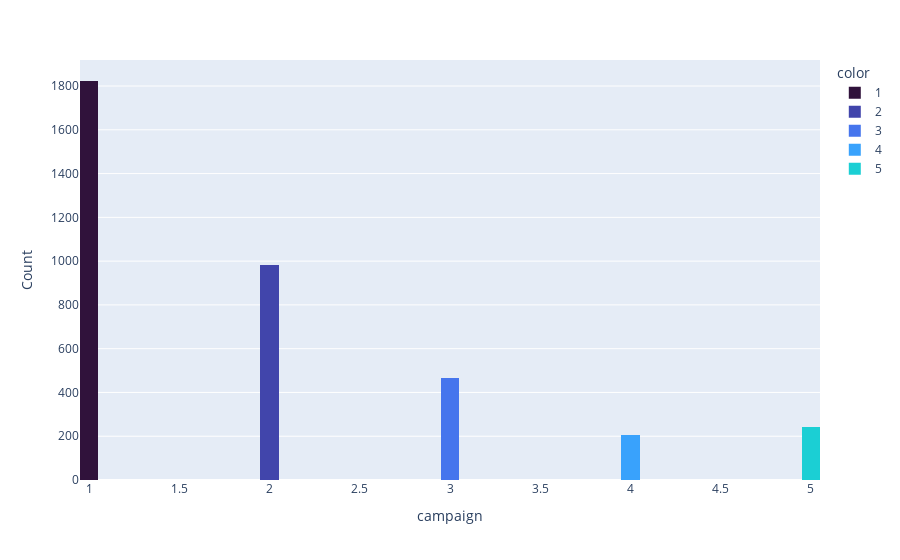

The notebook cell this image was saved under:
### Markdown cell above
**Number of Calls per Campaign**

### Code cell
fig3 = px.histogram(x = bank['campaign'],color = bank.campaign,nbins=50,color_discrete_sequence=px.colors.sequential.Turbo)

fig3.update_layout(
    title_x=0.5,
    title_font_color='rgb(42, 1, 52)',
    xaxis_title="campaign",
    yaxis_title="Count",
    )

### Figure 1 — Plotly figure (JSON) as saved in the notebook; plotly's stock layout.template omitted (floating-point values rounded to 4 significant figures; data arrays with more than 128 entries replaced by an {"elided": "..."} marker saying what was removed)
{"data": [{"alignmentgroup": "True", "bingroup": "x", "hovertemplate": "color=1<br>x=%{x}<br>count=%{y}<extra></extra>", "legendgroup": "1", "marker": {"color": "#30123b", "pattern": {"shape": ""}}, "name": "1", "nbinsx": 50, "offsetgroup": "1", "orientation": "v", "showlegend": true, "type": "histogram", "x": {"elided": "1823 int values"}, "xaxis": "x", "yaxis": "y"}, {"alignmentgroup": "True", "bingroup": "x", "hovertemplate": "color=2<br>x=%{x}<br>count=%{y}<extra></extra>", "legendgroup": "2", "marker": {"color": "#4145ab", "pattern": {"shape": ""}}, "name": "2", "nbinsx": 50, "offsetgroup": "2", "orientation": "v", "showlegend": true, "type": "histogram", "x": {"elided": "982 int values"}, "xaxis": "x", "yaxis": "y"}, {"alignmentgroup": "True", "bingroup": "x", "hovertemplate": "color=3<br>x=%{x}<br>count=%{y}<extra></extra>", "legendgroup": "3", "marker": {"color": "#4675ed", "pattern": {"shape": ""}}, "name": "3", "nbinsx": 50, "offsetgroup": "3", "orientation": "v", "showlegend": true, "type": "histogram", "x": {"elided": "464 int values"}, "xaxis": "x", "yaxis": "y"}, {"alignmentgroup": "True", "bingroup": "x", "hovertemplate": "color=4<br>x=%{x}<br>count=%{y}<extra></extra>", "legendgroup": "4", "marker": {"color": "#39a2fc", "pattern": {"shape": ""}}, "name": "4", "nbinsx": 50, "offsetgroup": "4", "orientation": "v", "showlegend": true, "type": "histogram", "x": {"elided": "204 int values"}, "xaxis": "x", "yaxis": "y"}, {"alignmentgroup": "True", "bingroup": "x", "hovertemplate": "color=5<br>x=%{x}<br>count=%{y}<extra></extra>", "legendgroup": "5", "marker": {"color": "#1bcfd4", "pattern": {"shape": ""}}, "name": "5", "nbinsx": 50, "offsetgroup": "5", "orientation": "v", "showlegend": true, "type": "histogram", "x": {"elided": "240 int values"}, "xaxis": "x", "yaxis": "y"}], "layout": {"barmode": "relative", "legend": {"title": {"text": "color"}, "tracegroupgap": 0}, "margin": {"t": 60}, "title": {"font": {"color": "rgb(42, 1, 52)"}, "x": 0.5}, "xaxis": {"anchor": "y", "domain": [0, 1], "title": {"text": "campaign"}}, "yaxis": {"anchor": "x", "domain": [0, 1], "title": {"text": "Count"}}}}
